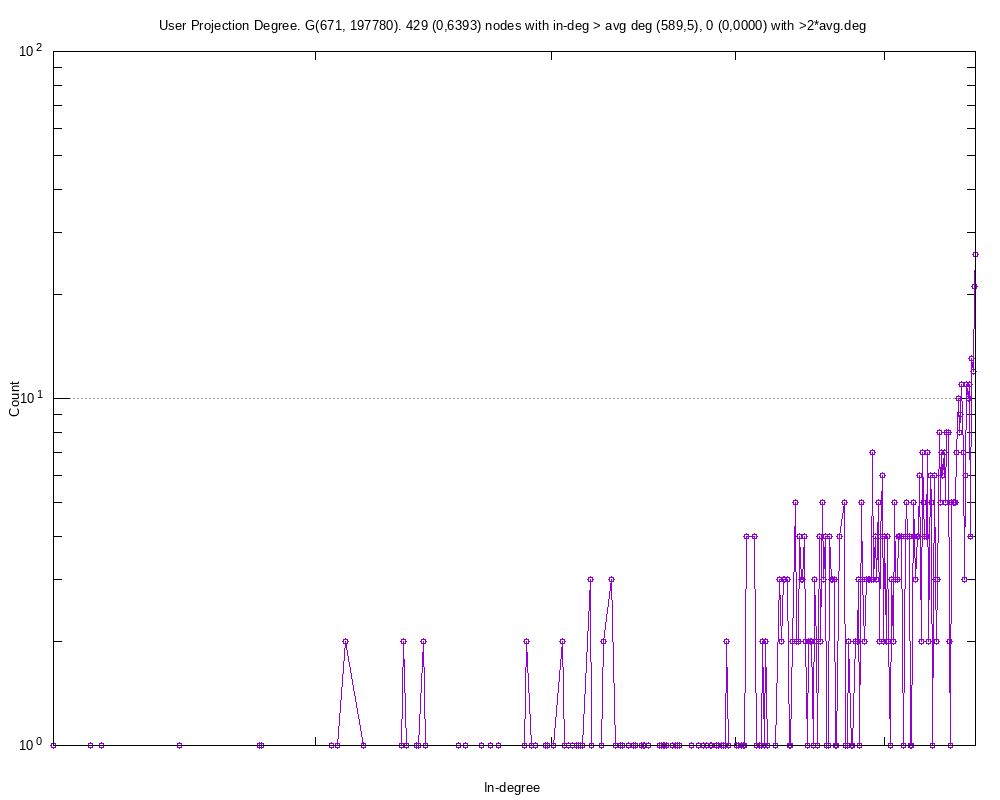

Write the gnuplot code that produced this figure.
#
# User Projection Degree. G(671, 197780). 429 (0,6393) nodes with in-deg > avg deg (589,5), 0 (0,0000) with >2*avg.deg (Mon Sep 27 05:24:26 2021)
#

set title "User Projection Degree. G(671, 197780). 429 (0,6393) nodes with in-deg > avg deg (589,5), 0 (0,0000) with >2*avg.deg"
set key bottom right
set logscale xy 10
set format x "10^{%L}"
set mxtics 10
set format y "10^{%L}"
set mytics 10
set grid
set xlabel "In-degree"
set ylabel "Count"
set tics scale 2
set terminal png font arial 10 size 1000,800
set output 'inDeg.UserProjectionDegree.png'
plot 	"inDeg.UserProjectionDegree.tab" using 1:2 title "" with linespoints pt 6
